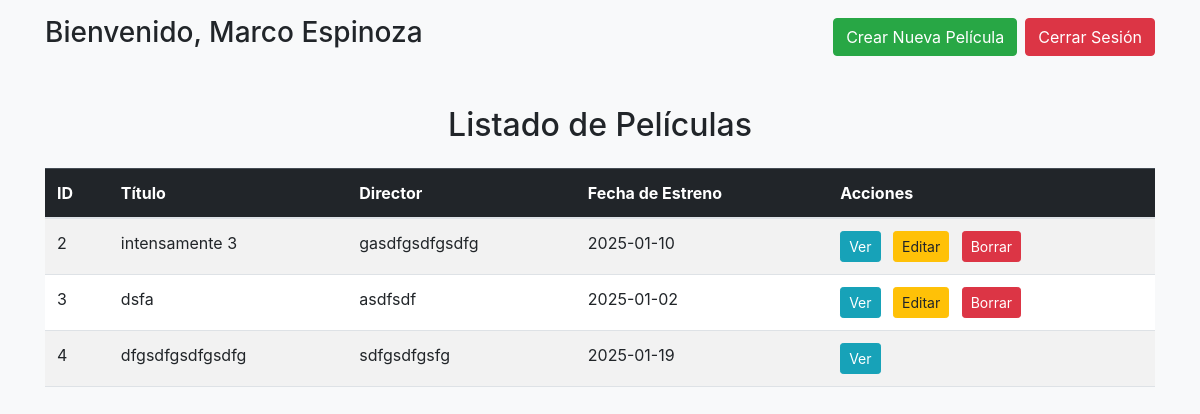
Screenshot of /cine (signed in) with the database file from the repository.
### models.py (models this page shows)
class Pelicula(db.Model):
    id_pelicula = db.Column(db.Integer, primary_key=True)
    titulo = db.Column(db.String(100), nullable=False)
    director = db.Column(db.String(50), nullable=False)
    fecha_estreno = db.Column(db.String(15), unique=True, nullable=False)
    sinopsis = db.Column(db.Text, nullable=False)
    id_usuario = db.Column(db.Integer, db.ForeignKey('usuario.id'), nullable=False)

### app.py (the view)
@app.route('/cine')
def cine():
    if 'usuario' not in session:
        flash('Por favor, inicia sesión para ver la lista de películas.', 'warning')
        return redirect(url_for('home'))  # Redirige a la página de home si no está autenticado
    peliculas = Pelicula.query.all()
    usuario = session.get('usuario')
    return render_template('cine.html', peliculas=peliculas, usuario=usuario)

### templates/cine.html (shortened to what this page needs)
<!DOCTYPE html>
<html lang="es">
<head>
    <link href="https://cdn.jsdelivr.net/npm/bootstrap@5.3.0/dist/css/bootstrap.min.css" rel="stylesheet">
    <link rel="stylesheet" href="https://stackpath.bootstrapcdn.com/bootstrap/4.5.2/css/bootstrap.min.css">
</head>
<body class="bg-light">
    <div class="container mt-3">
        <div class="row">
            <div class="col-6">
                <h3>Bienvenido, {{ usuario.nombre | title }} {{ usuario.apellido | title }}</h3>
            </div>
            <div class="col-6 d-flex justify-content-end align-items-center">
                <a href="/crear-pelicula" class="btn btn-success me-2">Crear Nueva Película</a>
                <a href="{{ url_for('cerrar_sesion') }}" class="btn btn-danger">Cerrar Sesión</a>
            </div>
        </div>
    </div>
    <div class="container mt-5">
        <h2 class="mb-4 text-center">Listado de Películas</h2>
        <table class="table table-striped">
            <thead class="table-dark">
                <tr>
                    <th class="hidden-id">ID</th>
                    <th>Título</th>
                    <th>Director</th>
                    <th>Fecha de Estreno</th>
                    <th>Acciones</th>
                </tr>
            </thead>
            <tbody>
                {% for pelicula in peliculas %}
                <tr>
                    <td class="hidden-id">{{ pelicula.id_pelicula }}</td>
                    <td>{{ pelicula.titulo }}</td>
                    <td>{{ pelicula.director }}</td>
                    <td>{{ pelicula.fecha_estreno }}</td>
                    <td>
                        <a href="{{ url_for('ver_pelicula', id=pelicula.id_pelicula) }}" class="btn btn-info btn-sm me-2">Ver</a>
                        {% if usuario.id == pelicula.id_usuario %}
                            <a href="{{ url_for('editar_pelicula', id=pelicula.id_pelicula) }}" class="btn btn-warning btn-sm me-2">Editar</a>
                            <button class="btn btn-danger btn-sm" data-toggle="modal" data-target="#confirmDeleteModal{{ pelicula.id_pelicula }}">
                                Borrar
                            </button>
                        {% endif %}
                    </td>
                </tr>
                {% endfor %}
            </tbody>
        </table>
    </div>
</body>
</html>

### rows the page displays
Pelicula: id_pelicula "2", titulo "intensamente 3", director "gasdfgsdfgsdfg", fecha_estreno "2025-01-10"
Pelicula: id_pelicula "3", titulo "dsfa", director "asdfsdf", fecha_estreno "2025-01-02"
Pelicula: id_pelicula "4", titulo "dfgsdfgsdfgsdfg", director "sdfgsdfgsfg", fecha_estreno "2025-01-19"

### other values shown
{{ usuario.nombre | title }} "Marco"
{{ usuario.apellido | title }} "Espinoza"
